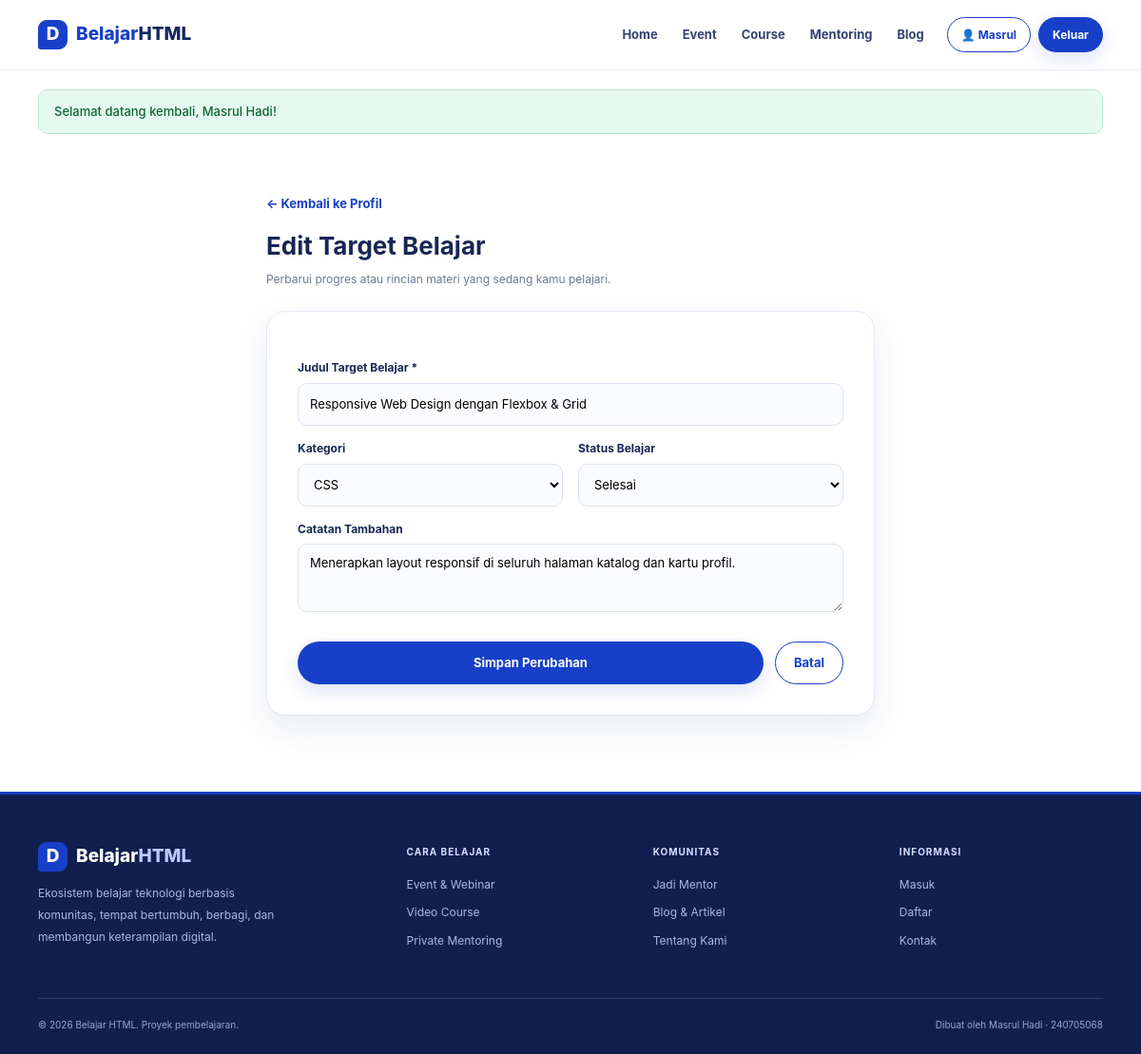
Page /pages/goal-edit.php?id=2 (signed in) on the committed database.
### tables this page shows
CREATE TABLE IF NOT EXISTS users (
    id INT AUTO_INCREMENT PRIMARY KEY,
    nama VARCHAR(100) NOT NULL,
    email VARCHAR(100) NOT NULL UNIQUE,
    password VARCHAR(255) NOT NULL,
    bio TEXT NULL,
    telepon VARCHAR(20) NULL,
    created_at TIMESTAMP DEFAULT CURRENT_TIMESTAMP,
    updated_at TIMESTAMP DEFAULT CURRENT_TIMESTAMP ON UPDATE CURRENT_TIMESTAMP
);

CREATE TABLE IF NOT EXISTS learning_goals (
    id INT AUTO_INCREMENT PRIMARY KEY,
    user_id INT NOT NULL,
    judul VARCHAR(150) NOT NULL,
    kategori ENUM('HTML', 'CSS', 'PHP', 'Database', 'Lainnya') DEFAULT 'HTML',
    status ENUM('Belum Dimulai', 'Sedang Belajar', 'Selesai') DEFAULT 'Belum Dimulai',
    catatan TEXT NULL,
    created_at TIMESTAMP DEFAULT CURRENT_TIMESTAMP,
    updated_at TIMESTAMP DEFAULT CURRENT_TIMESTAMP ON UPDATE CURRENT_TIMESTAMP,
    CONSTRAINT fk_user_goals 
      FOREIGN KEY (user_id) 
      REFERENCES users(id) 
      ON DELETE CASCADE
);

### config/db.php (called while the page is built, shortened)
<?php
function get_db(): PDO {
    static $pdo = null;
    if ($pdo === null) {
        $host = getenv('DB_HOST') ?: '127.0.0.1';
        $port = getenv('DB_PORT') ?: '3306';
        $dbname = getenv('DB_NAME') ?: 'db_belajar_php';
        $user = getenv('DB_USER') ?: 'root';
        $pass = getenv('DB_ROOT_PASSWORD') ?: 'rahasia123';
        $dsn = "mysql:host={$host};port={$port};dbname={$dbname};charset=utf8mb4";
        $options = [
            PDO::ATTR_ERRMODE            => PDO::ERRMODE_EXCEPTION,
            PDO::ATTR_DEFAULT_FETCH_MODE => PDO::FETCH_ASSOC,
            PDO::ATTR_EMULATE_PREPARES   => false,
        ];
        try {
            $pdo = new PDO($dsn, $user, $pass, $options);
        } catch (PDOException $e) {
            die("Koneksi database gagal: " . htmlspecialchars($e->getMessage(), ENT_QUOTES, 'UTF-8'));
        }
    }
    return $pdo;
}
function is_logged_in(): bool {
    return isset($_SESSION['user_id']) && !empty($_SESSION['user_id']);
}
function get_logged_in_user_id(): ?int {
    return is_logged_in() ? (int)$_SESSION['user_id'] : null;
}
function get_current_user_data(): ?array {
    $userId = get_logged_in_user_id();
    $db = get_db();
    $stmt = $db->prepare("SELECT id, nama, email, bio, telepon, created_at FROM users WHERE id = ?");
    $stmt->execute([$userId]);
    $user = $stmt->fetch();
    return $user ?: null;
}
function get_flash_message(): ?array {
    if (isset($_SESSION['flash'])) {
        $flash = $_SESSION['flash'];
        return $flash;
    }
    return null;
}
function e(?string $string): string {
    return htmlspecialchars($string ?? '', ENT_QUOTES, 'UTF-8');
}

### pages/goal-edit.php (the view, shortened to what this page needs)
<?php
require_once APP_ROOT . '/config/db.php';
$user = get_current_user_data();
$goal_id = isset($_GET['id']) ? (int)$_GET['id'] : 0;
$db = get_db();
$stmt = $db->prepare("SELECT * FROM learning_goals WHERE id = ? AND user_id = ? LIMIT 1");
$stmt->execute([$goal_id, $user['id']]);
$goal = $stmt->fetch();
$judul = $goal['judul'];
$kategori = $goal['kategori'];
$status = $goal['status'];
$catatan = $goal['catatan'] ?? '';
$current_page = 'profile';
$base_url = '../';
require_once APP_ROOT . '/includes/header.php';
?>
<main style="padding: 40px 0 80px;">
    <div class="container" style="max-width: 640px;">
        <div style="margin-bottom: 24px;">
            <a href="profile.php" class="text-link" style="font-weight: 700; font-size: 13px;">← Kembali ke Profil</a>
            <h1 style="margin: 12px 0 4px; font-size: 26px;">Edit Target Belajar</h1>
            <p class="muted" style="margin: 0;">Perbarui progres atau rincian materi yang sedang kamu pelajari.</p>
        </div>
        <div class="login-card" style="box-shadow: var(--shadow);">
            <form action="goal-edit.php?id=<?= $goal_id ?>" method="POST">
                <label for="judul">Judul Target Belajar *</label>
                <input type="text" id="judul" name="judul" value="<?= e($judul) ?>" required
                    style="width: 100%; min-height: 45px; padding: 11px 12px; border: 1px solid #dce2ef; border-radius: 10px; background: #fbfcff; font-size: 13px;">
                <div style="display: grid; grid-template-columns: 1fr 1fr; gap: 16px; margin-top: 14px;">
                    <div>
                        <label for="kategori" style="display: block; margin-bottom: 6px; font-size: 12px; font-weight: 750;">Kategori</label>
                        <select id="kategori" name="kategori" style="width: 100%; min-height: 45px; padding: 11px 12px; border: 1px solid #dce2ef; border-radius: 10px; background: #fbfcff; font-size: 13px; font-family: inherit;">
                            <option value="CSS" <?= $kategori === 'CSS' ? 'selected' : '' ?>>CSS</option>
                        </select>
                    </div>
                    <div>
                        <label for="status" style="display: block; margin-bottom: 6px; font-size: 12px; font-weight: 750;">Status Belajar</label>
                        <select id="status" name="status" style="width: 100%; min-height: 45px; padding: 11px 12px; border: 1px solid #dce2ef; border-radius: 10px; background: #fbfcff; font-size: 13px; font-family: inherit;">
                            <option value="Selesai" <?= $status === 'Selesai' ? 'selected' : '' ?>>Selesai</option>
                        </select>
                    </div>
                </div>
                <label for="catatan" style="display: block; margin-top: 14px; margin-bottom: 6px; font-size: 12px; font-weight: 750;">Catatan Tambahan</label>
                <textarea id="catatan" name="catatan" rows="3"
                    style="width: 100%; padding: 11px 12px; border: 1px solid #dce2ef; border-radius: 10px; background: #fbfcff; font-size: 13px; font-family: inherit; resize: vertical;"><?= e($catatan) ?></textarea>
                <div style="display: flex; gap: 12px; margin-top: 24px;">
                    <button type="submit" class="btn btn-primary" style="flex: 1;">Simpan Perubahan</button>
                    <a href="profile.php" class="btn btn-outline" style="text-align: center;">Batal</a>
                </div>
            </form>
        </div>
    </div>
</main>
<?php require_once APP_ROOT . '/includes/footer.php'; ?>

### includes/header.php (shortened to what this page needs)
<?php
require_once APP_ROOT . '/config/db.php';
$base_url = $base_url ?? '../';
$current_page = $current_page ?? '';
$logged_in = is_logged_in();
$user_data = $logged_in ? get_current_user_data() : null;
$flash = get_flash_message();
?>
<!DOCTYPE html>
<html lang="id">
<head>
    <link rel="stylesheet" href="<?= $base_url ?>css/style.css">
</head>
<body>
    <header class="site-header">
        <div class="container nav-wrap">
            <a class="brand" href="<?= $base_url ?>index.php">
                <span class="brand-mark">D</span>
                <span>Belajar<span class="brand-accent">HTML</span></span>
            </a>
            <nav class="primary-nav" aria-label="Navigasi utama">
                <a class="nav-link <?= $current_page === 'home' ? 'active' : '' ?>" href="<?= $base_url ?>index.php">Home</a>
                <a class="nav-link <?= $current_page === 'event' ? 'active' : '' ?>" href="<?= $base_url ?>pages/event.html">Event</a>
                <a class="nav-link <?= $current_page === 'course' ? 'active' : '' ?>" href="<?= $base_url ?>pages/course.html">Course</a>
                <a class="nav-link <?= $current_page === 'mentoring' ? 'active' : '' ?>" href="<?= $base_url ?>pages/mentoring.html">Mentoring</a>
                <a class="nav-link <?= $current_page === 'blog' ? 'active' : '' ?>" href="<?= $base_url ?>pages/blog.html">Blog</a>
                <div class="nav-actions">
                    <?php if ($logged_in && $user_data): ?>
                        <a class="btn btn-outline btn-small <?= $current_page === 'profile' ? 'active' : '' ?>" href="<?= $base_url ?>pages/profile.php">
                            👤 <?= e(explode(' ', $user_data['nama'])[0]) ?>
                        </a>
                        <a class="btn btn-primary btn-small" href="<?= $base_url ?>pages/auth/logout.php">Keluar</a>
                    <?php else: ?>
                        <a class="btn btn-outline btn-small" href="<?= $base_url ?>pages/auth/login.php">Masuk</a>
                        <a class="btn btn-primary btn-small" href="<?= $base_url ?>pages/auth/register.php">Daftar</a>
                    <?php endif; ?>
                </div>
            </nav>
        </div>
    </header>
    <?php if ($flash): ?>
        <div class="container" style="margin-top: 20px;">
            <div class="alert alert-<?= e($flash['type']) ?>">
                <?= e($flash['message']) ?>
            </div>
        </div>
    <?php endif; ?>

### css/style.css (style rules this page uses)
:root { --navy: #14275f; --deep: #101f50; --blue: #183fc8; --yellow: #ffc83d; --ink: #172653; --muted: #6e7895; --tint: #f3f6ff; --line: #dfe5f2; --radius: 18px; --shadow: 0 14px 35px rgba(20, 39, 95, .09) }
* { box-sizing: border-box }
html { scroll-behavior: smooth }
body { margin: 0; font-family: Inter, system-ui, -apple-system, "Segoe UI", sans-serif; color: var(--ink); line-height: 1.6 }
a { color: inherit; text-decoration: none }
button, input { font: inherit }
.container { width: min(1120px, calc(100% - 42px)); margin: auto }
.site-header { height: 74px; position: sticky; top: 0; z-index: 10; background: rgba(255, 255, 255, .96); border-bottom: 1px solid #e7ebf5; backdrop-filter: blur(12px) }
.nav-wrap { height: 100%; display: flex; align-items: center; justify-content: space-between; gap: 20px }
.brand { display: flex; align-items: center; gap: 9px; color: var(--blue); font-size: 19px; font-weight: 850; white-space: nowrap }
.brand-mark { display: grid; place-items: center; width: 31px; height: 31px; border-radius: 9px 9px 9px 3px; background: var(--blue); color: white; font-size: 19px }
.brand-accent { color: var(--navy) }
.primary-nav { display: flex; align-items: center; gap: 4px }
.nav-link { padding: 9px 11px; border-radius: 9px; color: #34436f; font-size: 13px; font-weight: 650 }
.nav-actions { display: flex; gap: 8px; margin-left: 9px }
.btn { display: inline-flex; align-items: center; justify-content: center; gap: 8px; min-height: 44px; padding: 11px 19px; border: 1px solid transparent; border-radius: 999px; font-size: 13px; font-weight: 750; cursor: pointer; transition: .2s }
.btn-small { min-height: 37px; padding: 8px 14px; font-size: 12px }
.btn-primary { background: var(--blue); color: white; box-shadow: 0 7px 18px #183fc826 }
.btn-outline { border-color: var(--blue); color: var(--blue); background: white }
.text-link { display: inline-flex; gap: 7px; color: var(--blue); font-size: 12px; font-weight: 800; white-space: nowrap }
.login-card { padding: 32px; border: 1px solid #e2e7f3; border-radius: 20px; background: white; box-shadow: var(--shadow) }
.muted { color: var(--muted); font-size: 12px }
.login-card form>label { display: block; margin: 17px 0 7px; font-size: 12px; font-weight: 750 }
.alert { padding: 12px 16px; border-radius: 10px; margin-bottom: 20px; font-size: 13px; font-weight: 550; display: flex; align-items: center; gap: 10px; }
.alert-success { background: #e6f9f0; color: #0d6832; border: 1px solid #b7eccd; }

### rows in the picture
users: nama "Masrul"
learning_goals: judul "Responsive Web Design dengan Flexbox & Grid", kategori "CSS", status "Selesai", catatan "Menerapkan layout responsif di seluruh halaman katalog dan kartu profil."

### other values in the picture
$flash['message'] "Selamat datang kembali, Masrul Hadi!"
